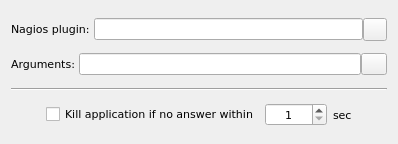
<?xml version="1.0" encoding="UTF-8"?>
<ui version="4.0">
 <class>NagiosPluginWidget</class>
 <widget class="QWidget" name="NagiosPluginWidget">
  <property name="geometry">
   <rect>
    <x>0</x>
    <y>0</y>
    <width>394</width>
    <height>144</height>
   </rect>
  </property>
  <property name="font">
   <font>
    <family>DejaVu Sans</family>
    <pointsize>8</pointsize>
   </font>
  </property>
  <property name="windowTitle">
   <string>Nagios Plugin</string>
  </property>
  <property name="toolTip">
   <string>Nagios Plugin</string>
  </property>
  <property name="statusTip">
   <string>Nagios Plugin</string>
  </property>
  <layout class="QVBoxLayout" name="verticalLayout">
   <item>
    <spacer name="verticalSpacer_2">
     <property name="orientation">
      <enum>Qt::Vertical</enum>
     </property>
     <property name="sizeHint" stdset="0">
      <size>
       <width>20</width>
       <height>0</height>
      </size>
     </property>
    </spacer>
   </item>
   <item>
    <layout class="QHBoxLayout" name="loNagiosPlugin">
     <property name="spacing">
      <number>0</number>
     </property>
     <item>
      <widget class="QLabel" name="lblNagiosPlugin">
       <property name="text">
        <string>&lt;html&gt;&lt;head/&gt;&lt;body&gt;&lt;p&gt;Nagios plugin:   &lt;/p&gt;&lt;/body&gt;&lt;/html&gt;</string>
       </property>
       <property name="buddy">
        <cstring>editNagiosPlugin</cstring>
       </property>
      </widget>
     </item>
     <item>
      <widget class="QLineEdit" name="editNagiosPlugin"/>
     </item>
     <item>
      <widget class="QToolButton" name="btnSelect">
       <property name="maximumSize">
        <size>
         <width>26</width>
         <height>26</height>
        </size>
       </property>
       <property name="icon">
        <iconset resource="../../qHostMonitor.qrc">
         <normaloff>:/img/open.png</normaloff>:/img/open.png</iconset>
       </property>
      </widget>
     </item>
    </layout>
   </item>
   <item>
    <spacer name="verticalSpacer">
     <property name="orientation">
      <enum>Qt::Vertical</enum>
     </property>
     <property name="sizeHint" stdset="0">
      <size>
       <width>20</width>
       <height>0</height>
      </size>
     </property>
    </spacer>
   </item>
   <item>
    <layout class="QHBoxLayout" name="loArguments">
     <property name="spacing">
      <number>0</number>
     </property>
     <item>
      <widget class="QLabel" name="lblArguments">
       <property name="text">
        <string>&lt;html&gt;&lt;head/&gt;&lt;body&gt;&lt;p&gt;Arguments: &lt;/p&gt;&lt;/body&gt;&lt;/html&gt;</string>
       </property>
       <property name="scaledContents">
        <bool>true</bool>
       </property>
       <property name="wordWrap">
        <bool>true</bool>
       </property>
      </widget>
     </item>
     <item>
      <widget class="QLineEdit" name="editArguments"/>
     </item>
     <item>
      <widget class="QPushButton" name="btnHelp">
       <property name="sizePolicy">
        <sizepolicy hsizetype="Fixed" vsizetype="Fixed">
         <horstretch>0</horstretch>
         <verstretch>0</verstretch>
        </sizepolicy>
       </property>
       <property name="maximumSize">
        <size>
         <width>26</width>
         <height>26</height>
        </size>
       </property>
       <property name="icon">
        <iconset resource="../../qHostMonitor.qrc">
         <normaloff>:/img/browse.png</normaloff>:/img/browse.png</iconset>
       </property>
      </widget>
     </item>
    </layout>
   </item>
   <item>
    <spacer name="verticalSpacer_3">
     <property name="orientation">
      <enum>Qt::Vertical</enum>
     </property>
     <property name="sizeHint" stdset="0">
      <size>
       <width>18</width>
       <height>0</height>
      </size>
     </property>
    </spacer>
   </item>
   <item>
    <widget class="Line" name="lineExternalPrg">
     <property name="orientation">
      <enum>Qt::Horizontal</enum>
     </property>
    </widget>
   </item>
   <item>
    <spacer name="verticalSpacer_4">
     <property name="orientation">
      <enum>Qt::Vertical</enum>
     </property>
     <property name="sizeHint" stdset="0">
      <size>
       <width>20</width>
       <height>1</height>
      </size>
     </property>
    </spacer>
   </item>
   <item>
    <layout class="QHBoxLayout" name="loTimeout">
     <property name="leftMargin">
      <number>35</number>
     </property>
     <property name="rightMargin">
      <number>35</number>
     </property>
     <item>
      <widget class="QCheckBox" name="chkKillApp">
       <property name="text">
        <string>Kill application if no answer within</string>
       </property>
      </widget>
     </item>
     <item>
      <widget class="QSpinBox" name="spinWaitTimeout">
       <property name="alignment">
        <set>Qt::AlignCenter</set>
       </property>
       <property name="minimum">
        <number>1</number>
       </property>
       <property name="maximum">
        <number>99999</number>
       </property>
      </widget>
     </item>
     <item>
      <widget class="QLabel" name="lblSec">
       <property name="text">
        <string>sec</string>
       </property>
      </widget>
     </item>
    </layout>
   </item>
   <item>
    <spacer name="verticalSpacer_5">
     <property name="orientation">
      <enum>Qt::Vertical</enum>
     </property>
     <property name="sizeHint" stdset="0">
      <size>
       <width>20</width>
       <height>1</height>
      </size>
     </property>
    </spacer>
   </item>
  </layout>
 </widget>
 <resources>
  <include location="../../qHostMonitor.qrc"/>
 </resources>
 <connections/>
</ui>
